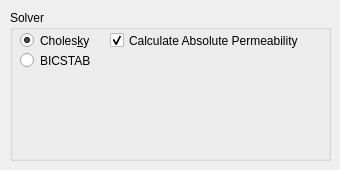
        <widget class="QWidget" name="tab_8">
         <attribute name="title">
          <string>Misc</string>
         </attribute>
         <widget class="QGroupBox" name="groupBox_21">
          <property name="geometry">
           <rect>
            <x>10</x>
            <y>10</y>
            <width>321</width>
            <height>151</height>
           </rect>
          </property>
          <property name="title">
           <string>Solver</string>
          </property>
          <property name="flat">
           <bool>true</bool>
          </property>
          <widget class="QRadioButton" name="choleskyRadioButton">
           <property name="geometry">
            <rect>
             <x>10</x>
             <y>20</y>
             <width>91</width>
             <height>21</height>
            </rect>
           </property>
           <property name="text">
            <string>Choles&amp;ky</string>
           </property>
           <property name="checked">
            <bool>true</bool>
           </property>
          </widget>
          <widget class="QRadioButton" name="bicstabRadioButton">
           <property name="geometry">
            <rect>
             <x>10</x>
             <y>40</y>
             <width>91</width>
             <height>21</height>
            </rect>
           </property>
           <property name="text">
            <string>BICSTAB</string>
           </property>
           <property name="checked">
            <bool>false</bool>
           </property>
          </widget>
          <widget class="QCheckBox" name="calcPermCheckBox">
           <property name="geometry">
            <rect>
             <x>100</x>
             <y>20</y>
             <width>221</width>
             <height>21</height>
            </rect>
           </property>
           <property name="text">
            <string>Calculate Absolute Permeability</string>
           </property>
           <property name="checked">
            <bool>true</bool>
           </property>
          </widget>
         </widget>
        </widget>
